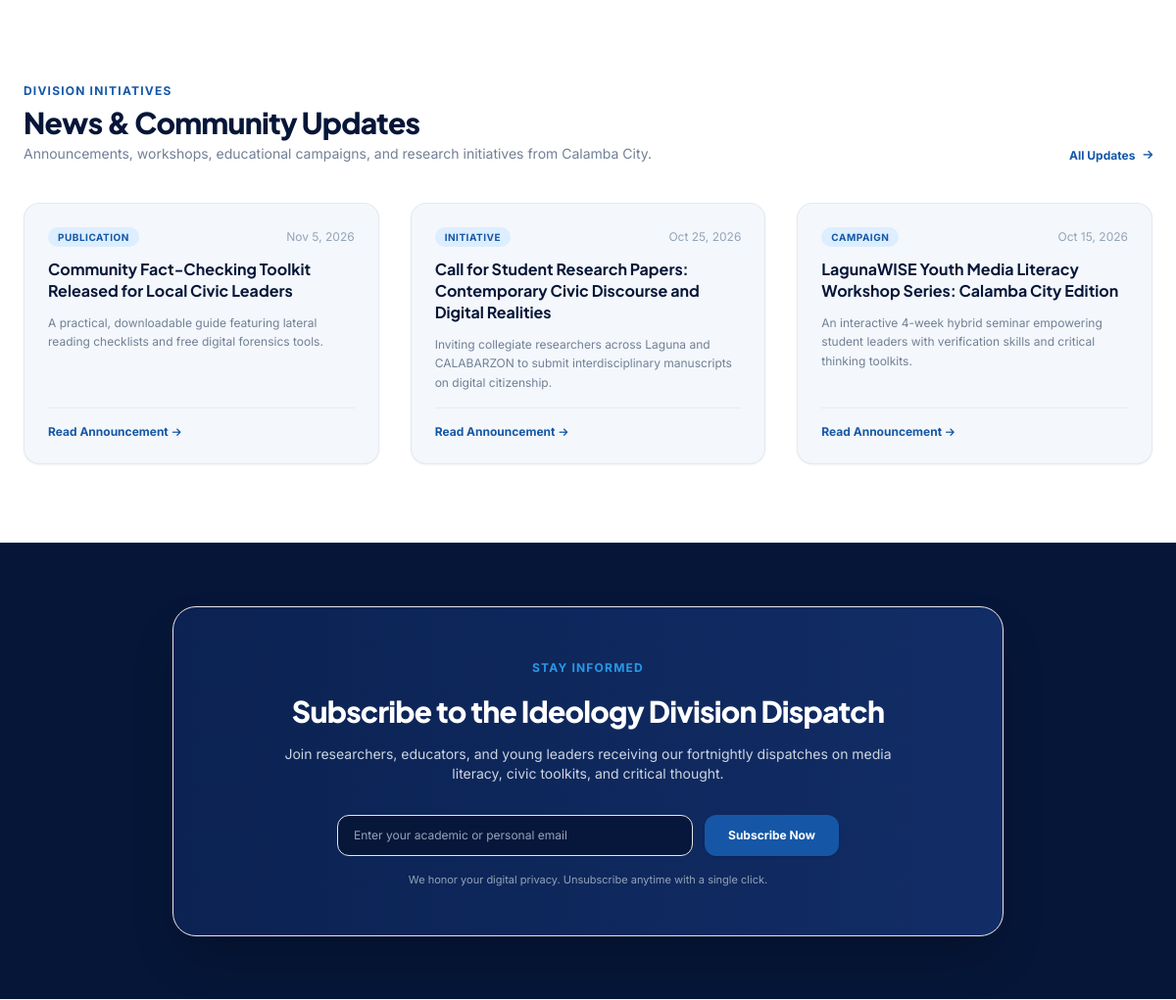
Before: / (middle part) with the older database file.
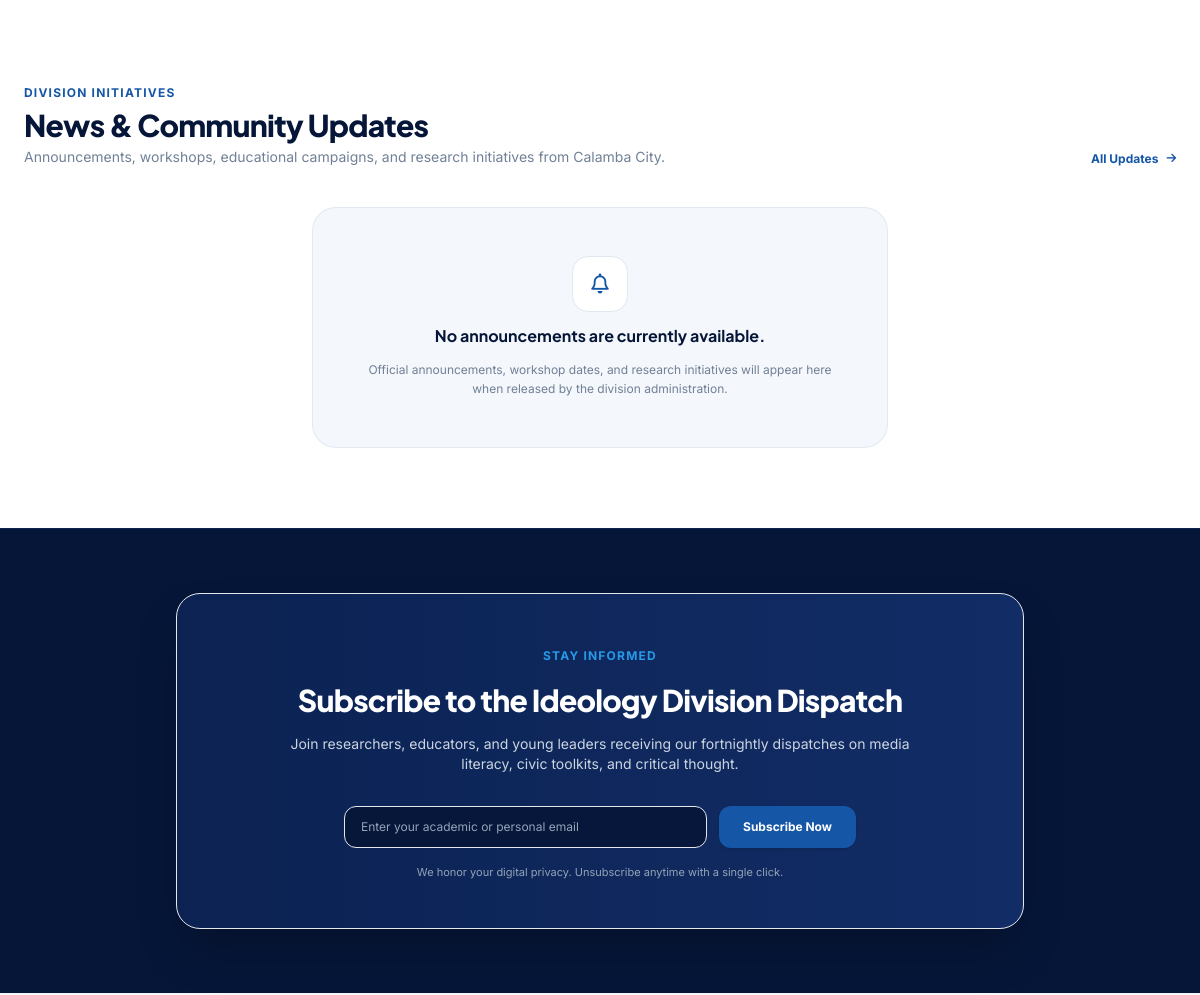
After: the same page with the newer database file.
### tables this page shows
CREATE TABLE `announcements` (
    `id` INT UNSIGNED AUTO_INCREMENT PRIMARY KEY,
    `title` VARCHAR(255) NOT NULL,
    `slug` VARCHAR(255) NOT NULL UNIQUE,
    `summary` TEXT NOT NULL,
    `content` TEXT NOT NULL,
    `badge_type` ENUM('announcement', 'campaign', 'activity', 'initiative', 'publication') NOT NULL DEFAULT 'announcement',
    `is_published` TINYINT(1) NOT NULL DEFAULT 1,
    `published_at` DATETIME NULL,
    `created_at` TIMESTAMP DEFAULT CURRENT_TIMESTAMP,
    INDEX `idx_announcements_published` (`is_published`, `published_at`)
);

### includes/functions.php (called while the page is built, shortened)
<?php
function e(?string $string): string {
    return htmlspecialchars((string)($string ?? ''), ENT_QUOTES, 'UTF-8');
}
function url(string $path = ''): string {
    $base = APP_BASE_URL;
    $path = '/' . ltrim($path, '/');
    return ($base === '' ? '' : $base) . $path;
}
function format_date(?string $datetime, string $format = 'M j, Y'): string {
    try {
        $dt = new DateTime($datetime);
        return $dt->format($format);
    } catch (Exception $e) {
        return $datetime;
    }
}

### index.php (the view, shortened to what this page needs)
<?php
$db = Database::getConnection();
$newsStmt = $db->query("
    SELECT *
    FROM announcements
    WHERE is_published = 1
    ORDER BY published_at DESC
    LIMIT 3
");
$latestNews = $newsStmt->fetchAll();
require_once __DIR__ . '/includes/header.php';
?>
<section class="py-16 sm:py-20 bg-white">
    <div class="max-w-7xl mx-auto px-4 sm:px-6">
        <div class="flex flex-col md:flex-row md:items-end justify-between gap-4 mb-10">
            <div>
                <span class="text-xs font-bold tracking-widest text-lwblue uppercase">Division Initiatives</span>
                <h2 class="text-2xl sm:text-3xl font-extrabold text-navy-900 tracking-tight mt-1">
                    News &amp; Community Updates
                </h2>
                <p class="text-xs sm:text-sm text-editorial-muted mt-1">
                    Announcements, workshops, educational campaigns, and research initiatives from Calamba City.
                </p>
            </div>
            <a href="<?= url('pages/news.php') ?>" class="inline-flex items-center gap-2 text-xs font-bold text-lwblue hover:text-navy-900 transition">
                <span>All Updates</span>
                <i class="fa-solid fa-arrow-right text-[11px]"></i>
            </a>
        </div>
        <?php if (empty($latestNews)): ?>
            <div class="bg-surface rounded-3xl border border-slate-200/90 p-12 text-center max-w-xl mx-auto shadow-xs space-y-3">
                <div class="w-14 h-14 rounded-2xl bg-white text-lwblue flex items-center justify-center text-xl mx-auto border border-slate-200">
                    <i class="fa-regular fa-bell"></i>
                </div>
                <h3 class="text-base font-bold text-navy-900">No announcements are currently available.</h3>
                <p class="text-xs text-editorial-muted leading-relaxed">
                    Official announcements, workshop dates, and research initiatives will appear here when released by the division administration.
                </p>
            </div>
        <?php else: ?>
        <div class="grid grid-cols-1 md:grid-cols-3 gap-8">
            <?php foreach ($latestNews as $item): ?>
                <div class="bg-surface p-6 rounded-2xl border border-slate-200/90 hover:border-slate-300 shadow-sm flex flex-col justify-between group">
                    <div class="space-y-3">
                        <div class="flex items-center justify-between text-xs">
                            <span class="px-2.5 py-0.5 rounded-full text-[10px] font-bold uppercase tracking-wider bg-lwblue-ice text-lwblue">
                                <?= e($item['badge_type']) ?>
                            </span>
                            <span class="text-slate-400"><?= e(format_date($item['published_at'])) ?></span>
                        </div>
                        <h3 class="text-base font-bold text-navy-900 group-hover:text-lwblue transition leading-snug">
                            <?= e($item['title']) ?>
                        </h3>
                        <p class="text-xs text-editorial-muted leading-relaxed line-clamp-3">
                            <?= e($item['summary']) ?>
                        </p>
                    </div>
                    <div class="pt-4 mt-4 border-t border-slate-200/60">
                        <a href="<?= url('pages/news.php#news-' . (int)$item['id']) ?>" class="text-xs font-bold text-lwblue hover:text-navy-900 flex items-center gap-1">
                            <span>Read Announcement</span>
                            <i class="fa-solid fa-arrow-right text-[10px]"></i>
                        </a>
                    </div>
                </div>
            <?php endforeach; ?>
        </div>
        <?php endif; ?>
    </div>
</section>
<section class="py-16 bg-navy-900 border-t border-navy-800 text-white">
    <div class="max-w-4xl mx-auto px-4 sm:px-6">
        <div class="bg-gradient-to-r from-navy-800 to-navy-700/80 p-8 sm:p-12 rounded-3xl border border-navy-600/60 shadow-2xl relative overflow-hidden">
            <div class="max-w-2xl mx-auto text-center space-y-4">
                <span class="text-xs font-bold tracking-widest text-lwblue-light uppercase">Stay Informed</span>
                <h2 class="text-2xl sm:text-3xl font-extrabold text-white tracking-tight">
                    Subscribe to the Ideology Division Dispatch
                </h2>
                <p class="text-xs sm:text-sm text-slate-300 leading-relaxed font-normal">
                    Join researchers, educators, and young leaders receiving our fortnightly dispatches on media literacy, civic toolkits, and critical thought.
                </p>
                <form action="<?= url('actions/newsletter-action.php') ?>" method="POST" class="pt-4 flex flex-col sm:flex-row gap-3 max-w-lg mx-auto">
                    <input type="email"
                           name="email"
                           required
                           placeholder="Enter your academic or personal email"
                           class="flex-1 text-xs px-4 py-3 bg-navy-900/90 border border-navy-600 rounded-xl text-white placeholder-slate-400 focus:outline-none focus:border-lwblue-light focus:ring-1 focus:ring-lwblue-light">
                    <button type="submit"
                            class="px-6 py-3 bg-lwblue hover:bg-lwblue-hover text-white text-xs font-bold rounded-xl transition shadow duration-150">
                        Subscribe Now
                    </button>
                </form>
                <p class="text-[11px] text-slate-400">
                    We honor your digital privacy. Unsubscribe anytime with a single click.
                </p>
            </div>
        </div>
    </div>
</section>
<?php require_once __DIR__ . '/includes/footer.php'; ?>

### includes/header.php (shortened to what this page needs)
<!DOCTYPE html>
<html lang="en" class="scroll-smooth">
<head>
    <link rel="stylesheet" href="https://cdnjs.cloudflare.com/ajax/libs/font-awesome/6.4.2/css/all.min.css" />
    <script src="https://cdn.tailwindcss.com"></script>
</head>
<body class="min-h-screen flex flex-col antialiased selection:bg-lwblue-ice selection:text-navy-900">
    <main class="flex-grow">

### includes/footer.php (shortened to what this page needs)
    </main>
</body>
</html>

### includes/header.php (style rules this page uses)
:root { --color-primary-navy: #061638; --color-secondary-navy: #0B2252; --color-lw-blue: #1557A6; --color-tech-blue: #2799E8; --color-ice-blue: #DCEEFF; --color-silver: #C5CEDB; --color-bg-light: #F4F7FB; --color-body-text: #26344A; --color-muted-text: #718096; }
body { font-family: 'Inter', sans-serif; color: var(--color-body-text); background-color: var(--color-bg-light); }
h1, h2, h3, h4, .font-heading { font-family: 'Plus Jakarta Sans', sans-serif; }

Changed rows visible on the page:
removed announcements: badge_type "PUBLICATION", published_at "Nov 5, 2026", title "Community Fact-Checking Toolkit Released for Local Civic Leaders", summary "A practical, downloadable guide featuring lateral reading checklists and free digital forensics tools."
removed announcements: badge_type "INITIATIVE", published_at "Oct 25, 2026", title "Call for Student Research Papers: Contemporary Civic Discourse and Digital Realities", summary "Inviting collegiate researchers across Laguna and CALABARZON to submit interdisciplinary manuscripts on digital citizenship."
removed announcements: badge_type "CAMPAIGN", published_at "Oct 15, 2026", title "LagunaWISE Youth Media Literacy Workshop Series: Calamba City Edition", summary "An interactive 4-week hybrid seminar empowering student leaders with verification skills and critical thinking toolkits."
Other visible differences:
text now shown: "No announcements are currently available. Official announcements, workshop dates, and research initiatives will appear here when released by the division administration."
